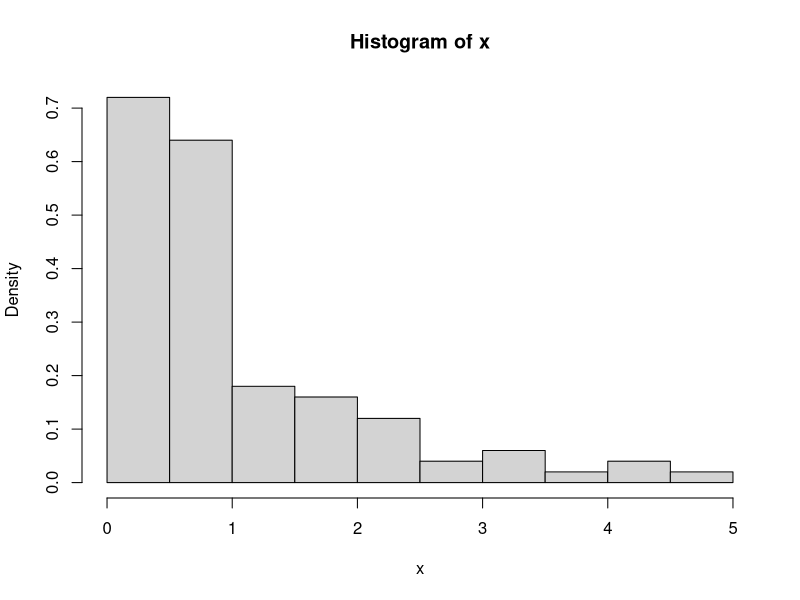

R code for this plot:
## ---- chunk 1
knitr::opts_chunk$set(echo = TRUE)
## ---- chunk 2
2+2
sin(3.14)
exp(1)
## ---- chunk 3
log(2.71)
pi
## ---- chunk 4
x <- 1+2+3+4+5+6
x*2
## ---- chunk 5
y <- c(1,2,3,4,5,6,7,8,9)
y
## ---- chunk 6
x <- c(1,2,3,4,5,6,7,8,9,10)
x
sum(x)
## ---- chunk 7
mean(x)
sd(x)
var(x)
## ---- chunk 8
 x <- c(1,2,3,4,5)
y <- c(6,7,8,9,10)
z=x+y
z

sin(z)

## ---- chunk 9
x<- c(0.1, 0.2, 0.3, 0.4, 0.5)
x <- x[-5]
x
x <- c(x, 5.5)
x
## ---- chunk 10
x<- rbinom(12,1, 0.5)
x
z <- sample(6,12, replace =TRUE)
z
## ---- chunk 11
x<- rnorm(10, 5, 1)
x

z <- runif(10, min=-1, max=1)
z
## ---- chunk 12
z <- rexp(10, 2)
z
z<- rpois(7, 1)
print(z)
## ---- chunk 13
x <- rexp(100,1)
hist(x, prob=TRUE)
## ---- chunk 14
sincos <- function(x){
z <- sin(x) + cos(x);
z
}
sincos(1)
## ---- chunk 15
numrolls <- function(){
n=0
x=0
while(x <6){
x <- sample(6,1, replace =TRUE)
n <- n+1
}
n
}

mean(replicate(1000, numrolls()) )
## ---- chunk 16
25%%5
26%%5
## ---- chunk 17
isprime <- function(n){
x=1
for (i in 2: (n-1)){
if (x >0) {
x <- n%%i
}
}
if (n==1) {x <-0}
if (n==2) {x <-1}
 x
 }
isprime(101)
## ---- chunk 18
x=2
 for(i in 3:500){
if( isprime(i)==1){
x <- c(x, i)}
 x
}
print(x)
